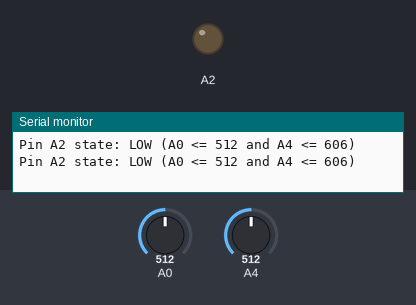
Recording of a sketch running on a simulated Arduino Uno, built with avr-gcc and run on an emulated ATmega328P. Parts: output pins drawn as LEDs (lit = HIGH), the last lines printed to the serial monitor. The inputs (shaded band) are chosen by the test bench; at power-on: A0 = 512, A4 = 512.

Above: at 2.8 s.
2.9 s: A0 set to 520
At 4.5 s:
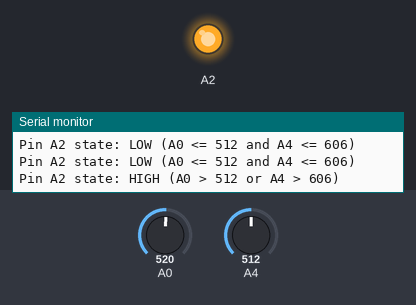
5.6 s: A0 set to 511
At 7.2 s:
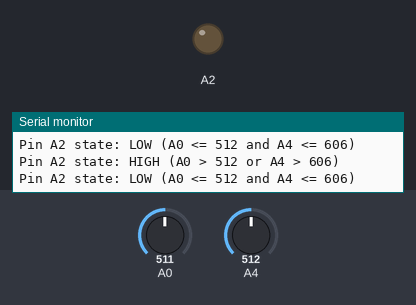
8.3 s: A0 set to 616
At 10.3 s:
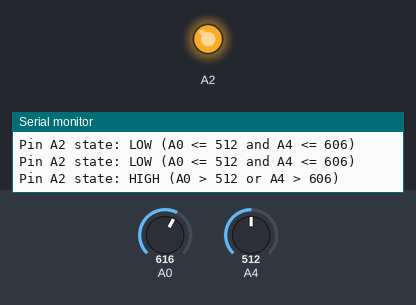
Timing chart, 0 to 11.8 s (numbered marks = the images above; inputs shaded):
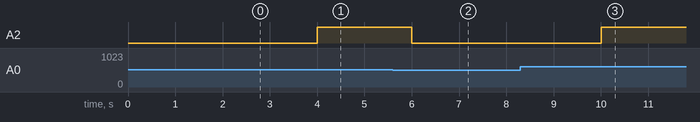

Measured:
- the behaviour switches between 512 and 513 on A0 (found by bisection; images 0 and 1)
- after the input at 2.9 s, A2: LOW → HIGH after 1.1 s
- after the input at 5.6 s, A2: HIGH → LOW after 0.40 s
- after the input at 8.3 s, A2: LOW → HIGH after 1.7 s

The sketch:

dualsensor_working.ino
```cpp
const unsigned long interval = 30000; // 30 seconds in milliseconds
unsigned long previousMillis = 0;
int readCountA0 = 0;
int readCountA4 = 0;
long totalValueA0 = 0;
long totalValueA4 = 0;

void setup() {
  // Start the serial communication
  Serial.begin(9600);

  // Set pin A2 as an output
  pinMode(A2, OUTPUT);
}

void loop() {
  // Read the analog input from pin A0 and A4
  int analogValueA0 = analogRead(A0);
  int analogValueA4 = analogRead(A4);

  // Accumulate the total value and count of readings for A0
  totalValueA0 += analogValueA0;
  readCountA0++;

  // Accumulate the total value and count of readings for A4
  totalValueA4 += analogValueA4;
  readCountA4++;

  // Get the current time
  unsigned long currentMillis = millis();

  // Check if 30 seconds have passed
  if (currentMillis - previousMillis >= interval) {
    // Calculate the average value for A0
    int averageValueA0 = totalValueA0 / readCountA0;

    // Calculate the average value for A4
    int averageValueA4 = totalValueA4 / readCountA4;

    // Print the average value to the Serial Monitor
    Serial.print("Average analog value from A0 over 30 seconds: ");
    Serial.println(averageValueA0);
    Serial.print("Average analog value from A4 over 30 seconds: ");
    Serial.println(averageValueA4);

    // Reset the total value and count for the next interval
    totalValueA0 = 0;
    readCountA0 = 0;
    totalValueA4 = 0;
    readCountA4 = 0;

    // Update the previousMillis to the current time
    previousMillis = currentMillis;
  }

  // Check if the analog value from A0 or A4 is high (greater than their respective thresholds)
  if (analogValueA0 > 512 || analogValueA4 > 606) { // Thresholds for A0 and A4
    // Set pin A2 to HIGH
    digitalWrite(A2, HIGH);
    // Print the state of pin A2 (HIGH)
    Serial.println("Pin A2 state: HIGH (A0 > 512 or A4 > 606)");
  } else {
    // Set pin A2 to LOW
    digitalWrite(A2, LOW);
    // Print the state of pin A2 (LOW)
    Serial.println("Pin A2 state: LOW (A0 <= 512 and A4 <= 606)");
  }

  // Add a short delay before the next reading
  delay(2000);  // delay in milliseconds
}
```
